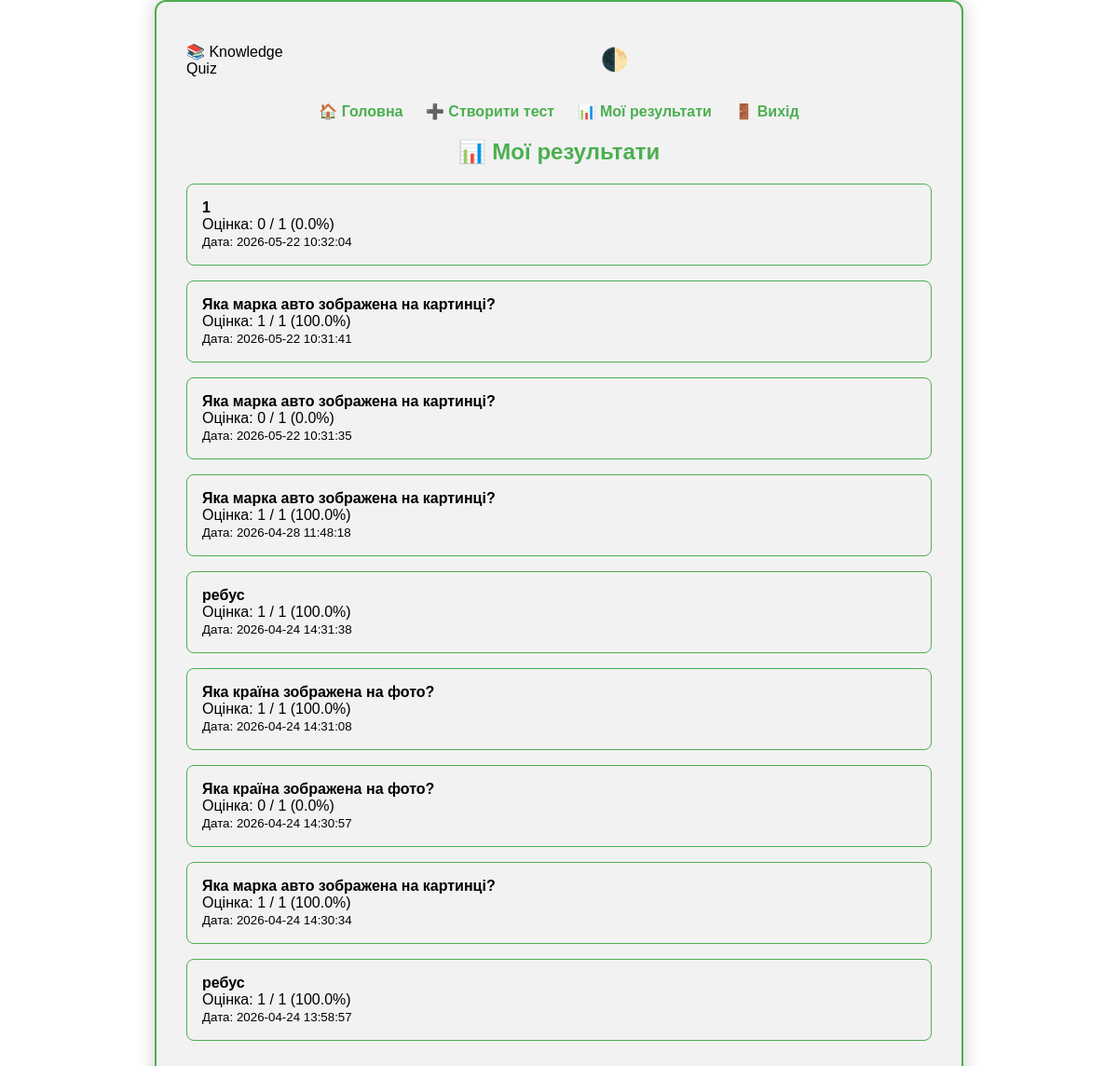
Page /my_results (signed in) on the committed database.
### tables this page shows
CREATE TABLE results (
            id INTEGER PRIMARY KEY AUTOINCREMENT,
            user_id INTEGER NOT NULL,
            quiz_id TEXT NOT NULL,
            quiz_title TEXT NOT NULL,
            score INTEGER NOT NULL,
            total INTEGER NOT NULL,
            percentage REAL NOT NULL,
            date TIMESTAMP DEFAULT CURRENT_TIMESTAMP
        );

### app.py (the view)
@app.route('/my_results')
@login_required
def my_results():
    conn = get_db()
    results = conn.execute(
        'SELECT * FROM results WHERE user_id = ? ORDER BY date DESC',
        (session['user_id'],)
    ).fetchall()
    conn.close()
    return render_template('my_results.html', results=results)

### app.py (called while the page is built)
def get_db():
    conn = sqlite3.connect('quiz_app.db')
    conn.row_factory = sqlite3.Row
    return conn

def login_required(f):
    @wraps(f)
    def decorated_function(*args, **kwargs):
        if 'user_id' not in session:
            return redirect(url_for('login'))
        return f(*args, **kwargs)
    return decorated_function

### templates/my_results.html
{% extends "base.html" %}
{% block content %}
<h2>📊 Мої результати</h2>
{% if results %}
    {% for res in results %}
        <div class="result-card">
            <strong>{{ res.quiz_title }}</strong><br>
            Оцінка: {{ res.score }} / {{ res.total }} ({{ "%.1f"|format(res.percentage) }}%)<br>
            <small>Дата: {{ res.date }}</small>
        </div>
    {% endfor %}
{% else %}
    <p>Ви ще не пройшли жодного тесту.</p>
{% endif %}
{% endblock %}

### templates/base.html (shortened to what this page needs)
<!DOCTYPE html>
<html lang="uk">
<head>
</head>
<body>
    <div class="container">
        <div class="top-bar">
            <span>📚 Knowledge Quiz</span>
            <button class="theme-toggle" onclick="toggleTheme()">🌓</button>
        </div>
        {% if session.user_id %}
        <nav>
            <a href="{{ url_for('home') }}">🏠 Головна</a>
            <a href="{{ url_for('add_quiz') }}">➕ Створити тест</a>
            <a href="{{ url_for('my_results') }}">📊 Мої результати</a>
            <a href="{{ url_for('logout') }}">🚪 Вихід</a>
        </nav>
        {% endif %}
        {% block content %}{% endblock %}
    </div>
</body>
</html>

### templates/base.html (style rules this page uses)
:root { --light-bg: #ffffff; --light-text: #000000; --dark-bg: #121212; --dark-text: #f0f0f0; --accent: #4CAF50; }
body.light { background-color: var(--light-bg); color: var(--light-text); --bg-color: var(--light-bg); --text-color: var(--light-text); }
body { font-family: Arial, sans-serif; margin: 0; padding: 0; display: flex; justify-content: center; align-items: center; min-height: 100vh; transition: background-color 0.3s, color 0.3s; }
.container { background-color: rgba(0,0,0,0.05); padding: 2rem; border-radius: 12px; border: 2px solid var(--accent); box-shadow: 0 0 20px rgba(0,0,0,0.2); width: 90%; max-width: 800px; }
h1, h2 { text-align: center; color: var(--accent); }
.top-bar { display: flex; justify-content: space-between; margin-bottom: 1rem; align-items: center; }
.theme-toggle { background: none; border: none; font-size: 1.5rem; cursor: pointer; color: var(--accent); }
button, input, textarea, select { padding: 0.5rem; margin: 0.5rem 0; border-radius: 6px; border: 1px solid #ccc; width: 100%; box-sizing: border-box; }
button { background-color: var(--accent); color: white; cursor: pointer; border: none; }
a { color: var(--accent); text-decoration: none; }
.quiz-card, .result-card { border: 1px solid var(--accent); border-radius: 8px; padding: 1rem; margin: 1rem 0; }
nav { text-align: center; margin-bottom: 1rem; }
nav a { margin: 0 10px; font-weight: bold; }

### rows in the picture
results: quiz_title "1", score "0", total "1", percentage "0.0", date "2026-05-22 10:32:04"
results: quiz_title "Яка марка авто зображена на картинці?", score "1", total "1", percentage "100.0", date "2026-05-22 10:31:41"
results: quiz_title "Яка марка авто зображена на картинці?", score "0", total "1", percentage "0.0", date "2026-05-22 10:31:35"
results: quiz_title "Яка марка авто зображена на картинці?", score "1", total "1", percentage "100.0", date "2026-04-28 11:48:18"
results: quiz_title "ребус", score "1", total "1", percentage "100.0", date "2026-04-24 14:31:38"
results: quiz_title "Яка країна зображена на фото?", score "1", total "1", percentage "100.0", date "2026-04-24 14:31:08"
results: quiz_title "Яка країна зображена на фото?", score "0", total "1", percentage "0.0", date "2026-04-24 14:30:57"
results: quiz_title "Яка марка авто зображена на картинці?", score "1", total "1", percentage "100.0", date "2026-04-24 14:30:34"
results: quiz_title "ребус", score "1", total "1", percentage "100.0", date "2026-04-24 13:58:57"
